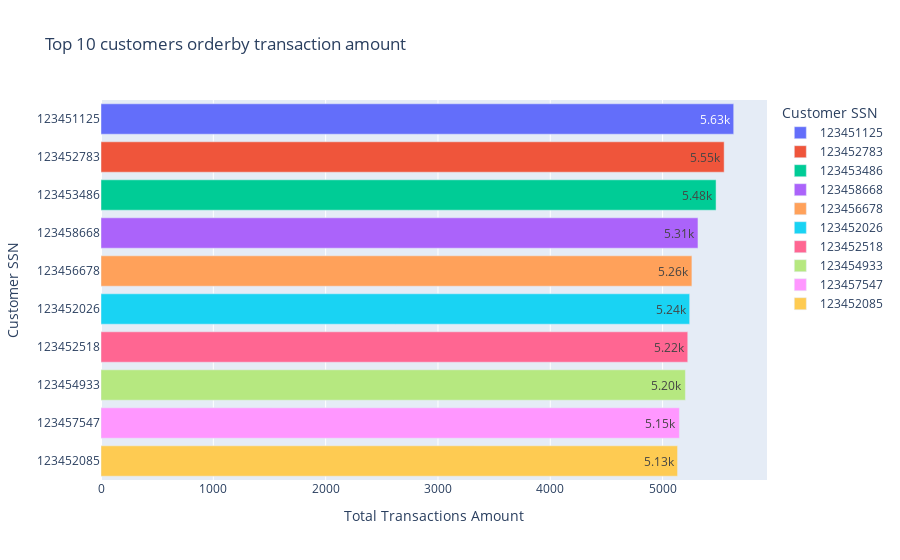

Source (notebook cell):
### Code cell
fig = px.bar(top_10_cust,y=top_10_cust.index,x=top_10_cust['TRANSACTION_VALUE'],text_auto='.3s',
             labels={
                     "CUST_SSN": "Customer SSN",
                     "TRANSACTION_VALUE": "Total Transactions Amount"
                 },
             color=top_10_cust.index,title="Top 10 customers orderby transaction amount")

fig.show()

### Figure 1 — Plotly figure (JSON) as saved in the notebook; plotly's stock layout.template omitted (floating-point values rounded to 4 significant figures)
{"data": [{"alignmentgroup": "True", "hovertemplate": "Customer SSN=%{y}<br>Total Transactions Amount=%{x}<extra></extra>", "legendgroup": "123451125", "marker": {"color": "#636efa", "pattern": {"shape": ""}}, "name": "123451125", "offsetgroup": "123451125", "orientation": "h", "showlegend": true, "textposition": "auto", "texttemplate": "%{x:.3s}", "type": "bar", "x": [5633.0], "xaxis": "x", "y": ["123451125"], "yaxis": "y"}, {"alignmentgroup": "True", "hovertemplate": "Customer SSN=%{y}<br>Total Transactions Amount=%{x}<extra></extra>", "legendgroup": "123452783", "marker": {"color": "#EF553B", "pattern": {"shape": ""}}, "name": "123452783", "offsetgroup": "123452783", "orientation": "h", "showlegend": true, "textposition": "auto", "texttemplate": "%{x:.3s}", "type": "bar", "x": [5548.0], "xaxis": "x", "y": ["123452783"], "yaxis": "y"}, {"alignmentgroup": "True", "hovertemplate": "Customer SSN=%{y}<br>Total Transactions Amount=%{x}<extra></extra>", "legendgroup": "123453486", "marker": {"color": "#00cc96", "pattern": {"shape": ""}}, "name": "123453486", "offsetgroup": "123453486", "orientation": "h", "showlegend": true, "textposition": "auto", "texttemplate": "%{x:.3s}", "type": "bar", "x": [5476.0], "xaxis": "x", "y": ["123453486"], "yaxis": "y"}, {"alignmentgroup": "True", "hovertemplate": "Customer SSN=%{y}<br>Total Transactions Amount=%{x}<extra></extra>", "legendgroup": "123458668", "marker": {"color": "#ab63fa", "pattern": {"shape": ""}}, "name": "123458668", "offsetgroup": "123458668", "orientation": "h", "showlegend": true, "textposition": "auto", "texttemplate": "%{x:.3s}", "type": "bar", "x": [5315.0], "xaxis": "x", "y": ["123458668"], "yaxis": "y"}, {"alignmentgroup": "True", "hovertemplate": "Customer SSN=%{y}<br>Total Transactions Amount=%{x}<extra></extra>", "legendgroup": "123456678", "marker": {"color": "#FFA15A", "pattern": {"shape": ""}}, "name": "123456678", "offsetgroup": "123456678", "orientation": "h", "showlegend": true, "textposition": "auto", "texttemplate": "%{x:.3s}", "type": "bar", "x": [5261.0], "xaxis": "x", "y": ["123456678"], "yaxis": "y"}, {"alignmentgroup": "True", "hovertemplate": "Customer SSN=%{y}<br>Total Transactions Amount=%{x}<extra></extra>", "legendgroup": "123452026", "marker": {"color": "#19d3f3", "pattern": {"shape": ""}}, "name": "123452026", "offsetgroup": "123452026", "orientation": "h", "showlegend": true, "textposition": "auto", "texttemplate": "%{x:.3s}", "type": "bar", "x": [5241.0], "xaxis": "x", "y": ["123452026"], "yaxis": "y"}, {"alignmentgroup": "True", "hovertemplate": "Customer SSN=%{y}<br>Total Transactions Amount=%{x}<extra></extra>", "legendgroup": "123452518", "marker": {"color": "#FF6692", "pattern": {"shape": ""}}, "name": "123452518", "offsetgroup": "123452518", "orientation": "h", "showlegend": true, "textposition": "auto", "texttemplate": "%{x:.3s}", "type": "bar", "x": [5224.0], "xaxis": "x", "y": ["123452518"], "yaxis": "y"}, {"alignmentgroup": "True", "hovertemplate": "Customer SSN=%{y}<br>Total Transactions Amount=%{x}<extra></extra>", "legendgroup": "123454933", "marker": {"color": "#B6E880", "pattern": {"shape": ""}}, "name": "123454933", "offsetgroup": "123454933", "orientation": "h", "showlegend": true, "textposition": "auto", "texttemplate": "%{x:.3s}", "type": "bar", "x": [5203.0], "xaxis": "x", "y": ["123454933"], "yaxis": "y"}, {"alignmentgroup": "True", "hovertemplate": "Customer SSN=%{y}<br>Total Transactions Amount=%{x}<extra></extra>", "legendgroup": "123457547", "marker": {"color": "#FF97FF", "pattern": {"shape": ""}}, "name": "123457547", "offsetgroup": "123457547", "orientation": "h", "showlegend": true, "textposition": "auto", "texttemplate": "%{x:.3s}", "type": "bar", "x": [5150.0], "xaxis": "x", "y": ["123457547"], "yaxis": "y"}, {"alignmentgroup": "True", "hovertemplate": "Customer SSN=%{y}<br>Total Transactions Amount=%{x}<extra></extra>", "legendgroup": "123452085", "marker": {"color": "#FECB52", "pattern": {"shape": ""}}, "name": "123452085", "offsetgroup": "123452085", "orientation": "h", "showlegend": true, "textposition": "auto", "texttemplate": "%{x:.3s}", "type": "bar", "x": [5133.0], "xaxis": "x", "y": ["123452085"], "yaxis": "y"}], "layout": {"barmode": "relative", "legend": {"title": {"text": "Customer SSN"}, "tracegroupgap": 0}, "title": {"text": "Top 10 customers orderby transaction amount"}, "xaxis": {"anchor": "y", "domain": [0, 1], "title": {"text": "Total Transactions Amount"}}, "yaxis": {"anchor": "x", "categoryarray": ["123452085", "123457547", "123454933", "123452518", "123452026", "123456678", "123458668", "123453486", "123452783", "123451125"], "categoryorder": "array", "domain": [0, 1], "title": {"text": "Customer SSN"}}}}
